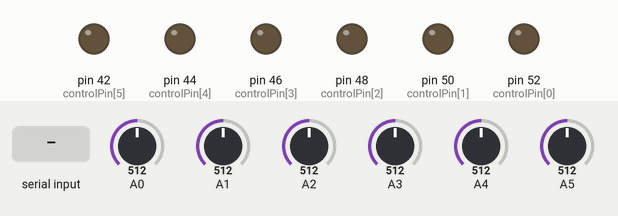
Recording of a sketch running on a simulated Arduino Mega 2560, built with avr-gcc and run on an emulated ATmega2560. Shown: output pins drawn as LEDs (lit = HIGH). The test bench sets the inputs (shaded band); at power-on: A0 = 512, A1 = 512, A2 = 512, A3 = 512, A4 = 512, A5 = 512. What the sketch prints to the serial monitor is not drawn.

Above: at 1.2 s.
1.3 s: "0" received over Serial
At 1.7 s:
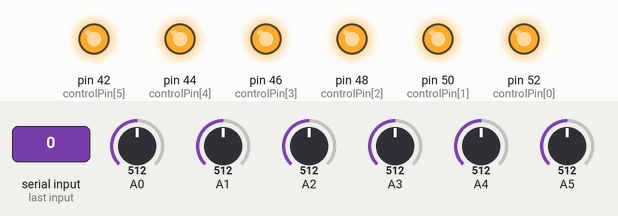
2.9 s: "1" received over Serial
At 4.1 s:
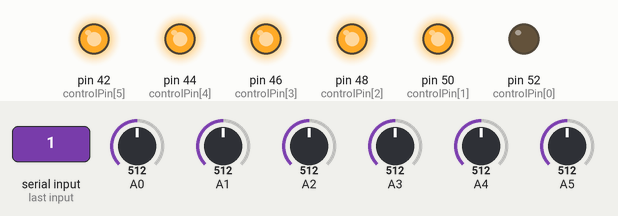
4.4 s: "2" received over Serial
At 5.5 s:
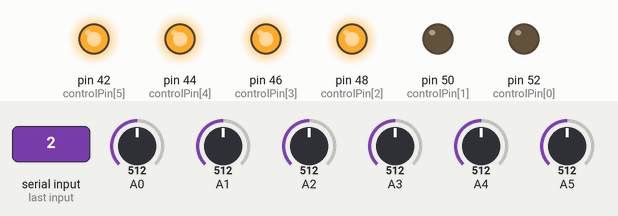
5.9 s: "3" received over Serial
At 6.3 s:
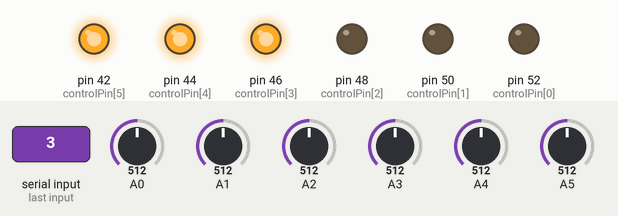
7.4 s: "4" received over Serial
At 8.6 s:
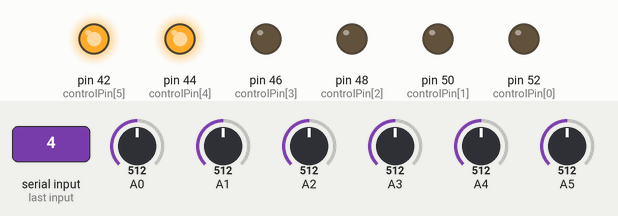
8.9 s: "5" received over Serial
At 10.0 s:
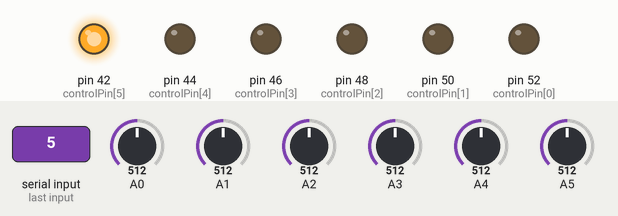
Timing chart, 0 to 11.4 s (numbered marks = the images above; inputs shaded):
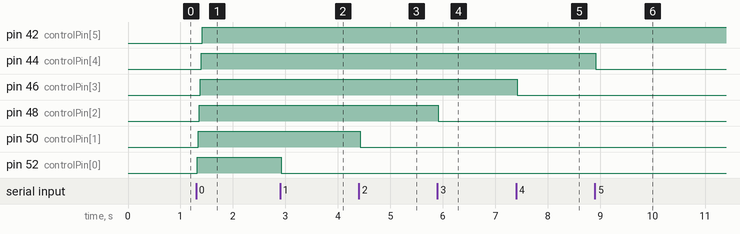

The sketch:

IR_Laser.ino
```cpp
int lowerTwoDigits, higherTwoDigits = 0;
long unsigned currentMillis, previousMillis = 0;
int sensorValue = 0;
int interval = 10;

const int controlPin[6] = {52, 50, 48, 46, 44, 42}; // define relay pins

const int triggerType = HIGH;// your relay type
int loopDelay = 1000;// delay in loop
int tmpStat =1;

// the setup routine runs once when you press reset:
void setup() {
  for(int i=0; i<6; i++)
  {
    pinMode(controlPin[i], OUTPUT);// set pin as output
    if(triggerType ==LOW){
      digitalWrite(controlPin[i], HIGH); // set initial state OFF for low trigger relay
    }else{
       digitalWrite(controlPin[i], LOW); // set initial state OFF for high trigger relay
    }
  }

  // initialize serial communication at 9600 bits per second:
  Serial.begin(9600);
}

// the loop routine runs over and over again forever:
void loop() {
  currentMillis = millis();

  if (currentMillis - previousMillis >= interval){
      Serial.write(255); //send the value 255 to indicate that we are sending a set of new values. The PD patch uses this to synchronize to the data.
    for(int i=0; i<6; i++)
    {

      sensorValue = analogRead(i);

      lowerTwoDigits =  sensorValue % 100;
      higherTwoDigits =  sensorValue / 100;
      Serial.write(lowerTwoDigits);
      Serial.write(higherTwoDigits);

      previousMillis = currentMillis;
    }
  }


	if(Serial.available() > 0) {
		char data = Serial.read();
		Serial.println("data");
		Serial.println(data);

		if(data == '9') {
      for(int i=0; i<6; i++)
      {
        channelControl(i,0,0);
      }
		}
		if(data == '0'){
      for(int i=0; i<6; i++)
      {
        channelControl(i,1,0);
      }
		}

		if(data == '1')
      {
        channelControl(0,0,0);
      }
		if(data == '2')
      {
        channelControl(1,0,0);
      }
		if(data == '3')
      {
        channelControl(2,0,0);
      }
		if(data == '4')
      {
        channelControl(3,0,0);
      }
		if(data == '5')
      {
        channelControl(4,0,0);
      }
		if(data == '6')
      {
        channelControl(5,0,0);
      }
	}
}

void channelControl(int relayChannel, int action, int t)
{
  int state =LOW;
  String statTXT =" ON";
  if(triggerType == LOW)
  {
    if (action ==0)// if OFF requested
    {
      state = HIGH;
      statTXT = " OFF";
    }
    digitalWrite(controlPin[relayChannel], state);
    if(t >0 )
    {
      delay(t);
    }
       Serial.print ("Channel: ");
       Serial.print(relayChannel);
       Serial.print(statTXT);
       Serial.print(" - ");
       Serial.println(t);
  }else{
    if (action ==1)// if ON requested
    {
      state = HIGH;
    }else{
      statTXT = " OFF";
    }
    digitalWrite(controlPin[relayChannel], state);
    if(t >0 )
    {
      delay(t);
    }
       Serial.print ("Channel: ");
       Serial.print(relayChannel);
       Serial.print(statTXT);
       Serial.print(" - ");
       Serial.println(t);
  }

}
```

Measured:
- after the input at 1.3 s, pin 42 (controlPin[5]): LOW → HIGH after 0.12 s; pin 44 (controlPin[4]): LOW → HIGH after 0.10 s; pin 46 (controlPin[3]): LOW → HIGH after 0.08 s; pin 48 (controlPin[2]): LOW → HIGH after 0.06 s; pin 50 (controlPin[1]), pin 52 (controlPin[0]): LOW → HIGH at once
- after the input at 2.9 s, pin 52 (controlPin[0]): HIGH → LOW at once
- after the input at 4.4 s, pin 50 (controlPin[1]): HIGH → LOW at once
- after the input at 5.9 s, pin 48 (controlPin[2]): HIGH → LOW at once
- after the input at 7.4 s, pin 46 (controlPin[3]): HIGH → LOW at once
- after the input at 8.9 s, pin 44 (controlPin[4]): HIGH → LOW at once
